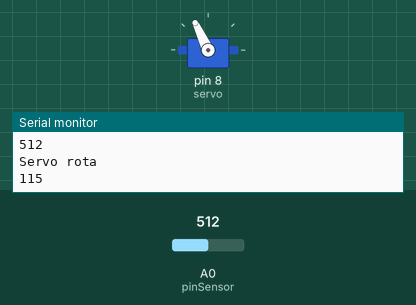
A sketch run on a simulated Arduino Uno, built with avr-gcc and run on an emulated ATmega328P. Parts: servo, the last lines printed to the serial monitor. Inputs (shaded band) come from the test bench; at power-on: A0 (pinSensor) = 512.

Above: at 1.8 s.
1.9 s: A0 (pinSensor) set to 716
At 3.2 s:
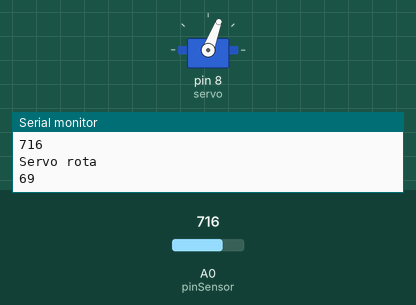
3.5 s: A0 (pinSensor) set to 900
At 4.8 s:
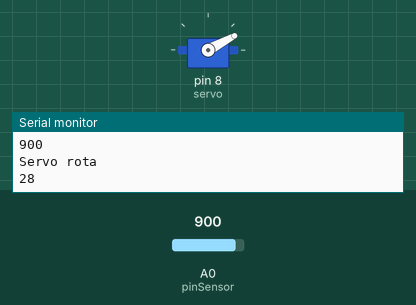
5.5 s: A0 (pinSensor) set to 1023
At 6.4 s:
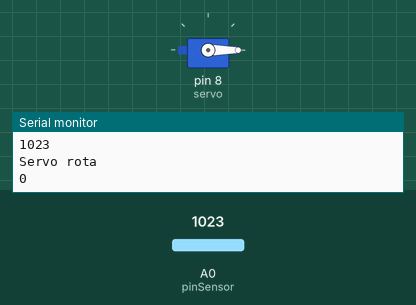
7.5 s: A0 (pinSensor) set to 306
At 9.2 s:
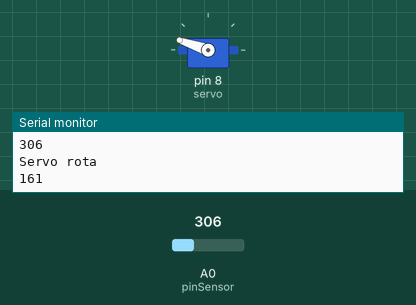
9.5 s: A0 (pinSensor) set to 122
At 10.8 s:
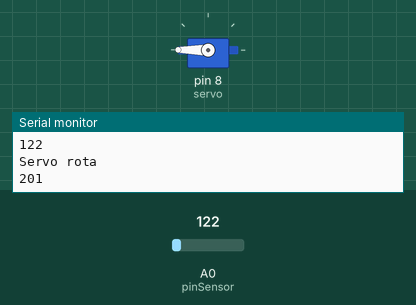
11.5 s: A0 (pinSensor) set to 511
At 12.3 s:
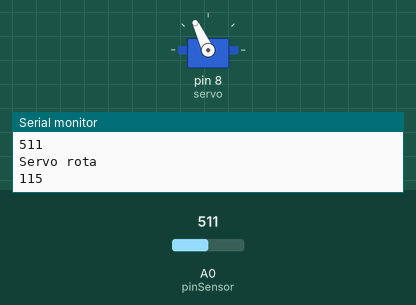
Timing chart, 0 to 14.5 s (numbered marks = the images above; inputs shaded):
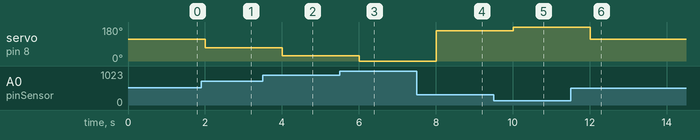

The sketch:

SENSOR_DE_LLUVIA_CON_SERVO.ino
```cpp
#include<Servo.h>
Servo servo_motor;
int pinSensor=A0;
int servo=8;

void setup() {
  Serial.begin(9600);
  servo_motor.attach(servo);
  servo_motor.write(0);
  // put your setup code here, to run once:

}

void loop() {
  // put your main code here, to run repeatedly:
  int sensor_valor=analogRead(pinSensor);
  int motor=map(sensor_valor,220,1023,180,0);
  servo_motor.write(motor);
  Serial.println("Detecta lluvia");
  Serial.println(sensor_valor);
  Serial.println("Servo rota");
  Serial.println(motor);
  delay(1000);

}
```

Measured:
- after the input at 1.9 s, servo on pin 8 (servo): 115° → 69° after 0.10 s
- after the input at 3.5 s, servo on pin 8 (servo): 69° → 28° after 0.50 s
- after the input at 5.5 s, servo on pin 8 (servo): 28° → 0° after 0.51 s
- after the input at 7.5 s, servo on pin 8 (servo): 0° → 161° after 0.51 s
- after the input at 9.5 s, servo on pin 8 (servo): 161° → 180° after 0.51 s
- after the input at 11.5 s, servo on pin 8 (servo): 180° → 115° after 0.51 s
